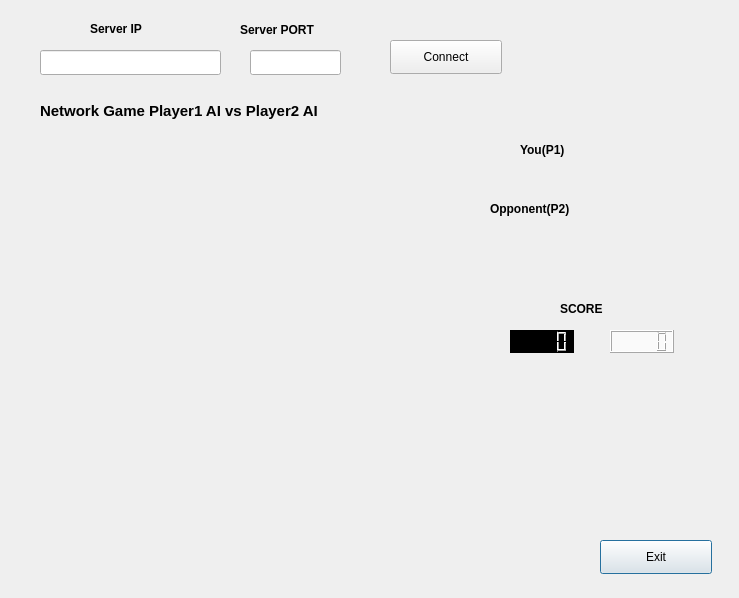
<?xml version="1.0" encoding="UTF-8"?>
<ui version="4.0">
 <class>Dialog</class>
 <widget class="QDialog" name="Dialog">
  <property name="geometry">
   <rect>
    <x>0</x>
    <y>0</y>
    <width>739</width>
    <height>598</height>
   </rect>
  </property>
  <property name="font">
   <font>
    <weight>75</weight>
    <bold>true</bold>
   </font>
  </property>
  <property name="windowTitle">
   <string>Dialog</string>
  </property>
  <widget class="QPushButton" name="btn_gameexit">
   <property name="geometry">
    <rect>
     <x>600</x>
     <y>540</y>
     <width>112</width>
     <height>34</height>
    </rect>
   </property>
   <property name="font">
    <font>
     <weight>50</weight>
     <bold>false</bold>
    </font>
   </property>
   <property name="text">
    <string>Exit</string>
   </property>
  </widget>
  <widget class="QLabel" name="lb_title_npvp">
   <property name="geometry">
    <rect>
     <x>40</x>
     <y>90</y>
     <width>421</width>
     <height>41</height>
    </rect>
   </property>
   <property name="font">
    <font>
     <pointsize>11</pointsize>
     <weight>75</weight>
     <bold>true</bold>
    </font>
   </property>
   <property name="text">
    <string>Network Game Player1 AI vs Player2 AI</string>
   </property>
  </widget>
  <widget class="QLineEdit" name="input_dip">
   <property name="geometry">
    <rect>
     <x>40</x>
     <y>50</y>
     <width>181</width>
     <height>25</height>
    </rect>
   </property>
   <property name="font">
    <font>
     <weight>50</weight>
     <bold>false</bold>
    </font>
   </property>
  </widget>
  <widget class="QLineEdit" name="input_dport">
   <property name="geometry">
    <rect>
     <x>250</x>
     <y>50</y>
     <width>91</width>
     <height>25</height>
    </rect>
   </property>
   <property name="font">
    <font>
     <weight>50</weight>
     <bold>false</bold>
    </font>
   </property>
  </widget>
  <widget class="QLabel" name="lb_dip">
   <property name="geometry">
    <rect>
     <x>90</x>
     <y>20</y>
     <width>81</width>
     <height>18</height>
    </rect>
   </property>
   <property name="text">
    <string>Server IP</string>
   </property>
  </widget>
  <widget class="QLabel" name="lb_dport">
   <property name="geometry">
    <rect>
     <x>240</x>
     <y>20</y>
     <width>121</width>
     <height>20</height>
    </rect>
   </property>
   <property name="text">
    <string>Server PORT</string>
   </property>
  </widget>
  <widget class="QPushButton" name="btn_connect">
   <property name="geometry">
    <rect>
     <x>390</x>
     <y>40</y>
     <width>112</width>
     <height>34</height>
    </rect>
   </property>
   <property name="font">
    <font>
     <weight>50</weight>
     <bold>false</bold>
    </font>
   </property>
   <property name="text">
    <string>Connect</string>
   </property>
  </widget>
  <widget class="QLabel" name="lb_p1">
   <property name="geometry">
    <rect>
     <x>520</x>
     <y>140</y>
     <width>81</width>
     <height>20</height>
    </rect>
   </property>
   <property name="font">
    <font>
     <weight>75</weight>
     <bold>true</bold>
    </font>
   </property>
   <property name="text">
    <string>You(P1)</string>
   </property>
  </widget>
  <widget class="QLabel" name="lb_p2">
   <property name="geometry">
    <rect>
     <x>490</x>
     <y>200</y>
     <width>131</width>
     <height>18</height>
    </rect>
   </property>
   <property name="font">
    <font>
     <weight>75</weight>
     <bold>true</bold>
    </font>
   </property>
   <property name="text">
    <string>Opponent(P2)</string>
   </property>
  </widget>
  <widget class="QLabel" name="lb_score">
   <property name="geometry">
    <rect>
     <x>560</x>
     <y>300</y>
     <width>81</width>
     <height>18</height>
    </rect>
   </property>
   <property name="font">
    <font>
     <weight>75</weight>
     <bold>true</bold>
    </font>
   </property>
   <property name="text">
    <string>SCORE</string>
   </property>
  </widget>
  <widget class="QLCDNumber" name="lcd_score_b">
   <property name="geometry">
    <rect>
     <x>510</x>
     <y>330</y>
     <width>64</width>
     <height>23</height>
    </rect>
   </property>
   <property name="font">
    <font>
     <weight>75</weight>
     <bold>true</bold>
     <underline>false</underline>
    </font>
   </property>
   <property name="autoFillBackground">
    <bool>false</bool>
   </property>
   <property name="styleSheet">
    <string notr="true">QLCDNumber{
    color: rgb(255, 255, 255);    
    background-color: rgb(0, 0, 0);
}</string>
   </property>
   <property name="smallDecimalPoint">
    <bool>false</bool>
   </property>
   <property name="digitCount">
    <number>5</number>
   </property>
   <property name="segmentStyle">
    <enum>QLCDNumber::Filled</enum>
   </property>
  </widget>
  <widget class="QLCDNumber" name="lcd_score_w">
   <property name="geometry">
    <rect>
     <x>610</x>
     <y>330</y>
     <width>64</width>
     <height>23</height>
    </rect>
   </property>
   <property name="font">
    <font>
     <pointsize>9</pointsize>
     <weight>75</weight>
     <bold>true</bold>
    </font>
   </property>
   <property name="styleSheet">
    <string notr="true">QLCDNumber{
    color: rgb(0, 0, 0);   
    background-color: rgb(250, 250, 250);
}</string>
   </property>
  </widget>
 </widget>
 <resources/>
 <connections/>
</ui>
